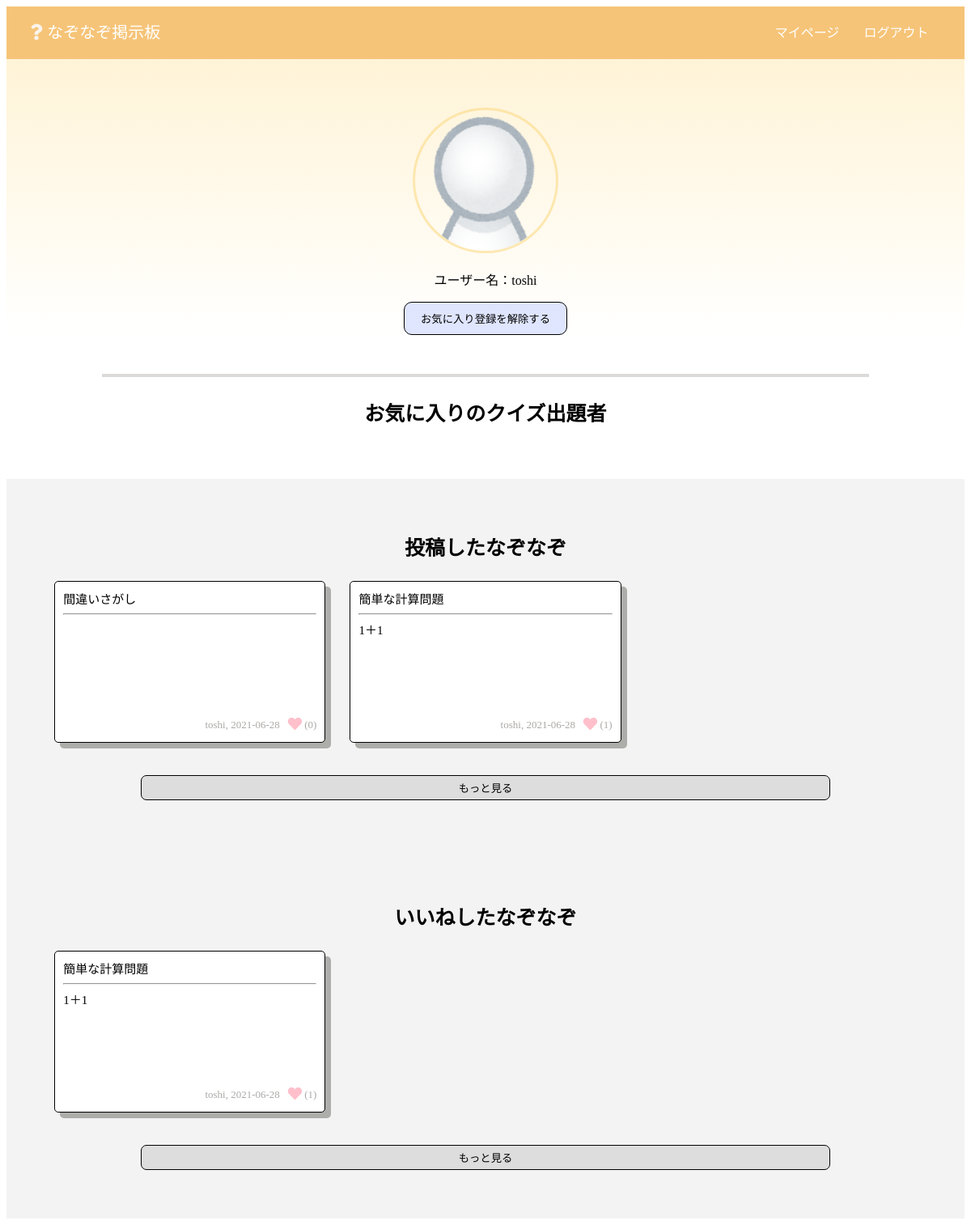
Page /accounts/user_detail/1 (signed in) on the committed database.
### accounts/models.py (models this page shows)
class Users(AbstractBaseUser, PermissionsMixin):
    username = models.CharField(max_length=100)
    loginid = models.CharField(max_length=30, unique=True)
    profile_image = models.FileField(upload_to='profile_image/', null=True, blank=True)
    is_active = models.BooleanField(default=False)
    is_staff = models.BooleanField(default=False)
    create_at = models.DateTimeField(default=timezone.now)
    update_at = models.DateTimeField(default=timezone.now)
    USERNAME_FIELD = 'loginid'
    REQUIRED_FIELDS = ['username']
    objects = UserManager()

### quizpost/models.py (models this page shows)
class QuizPost(models.Model):
    title = models.CharField(max_length=50)
    problem = models.TextField()
    hint = models.CharField(max_length=1000, null=True, blank=True)
    answer = models.TextField()
    create_at = models.DateTimeField(default=timezone.now)
    user = models.ForeignKey(
        User, on_delete=models.SET_NULL,
        null=True,
        blank=True
    )
    class Meta:
        db_table = 'quiz_post'

class QuizList(models.Model):
    quiz_post = models.ForeignKey(
        QuizPost, on_delete=models.CASCADE
    )
    user = models.ForeignKey(
        User, on_delete=models.SET_NULL,
        blank=True,
        null=True
    )
    class Meta:
        db_table = 'quiz_list'

### accounts/views.py (the view)
# urls.py: path('user_detail/<int:pk>', UserDetailView.as_view(), name='user_detail'),
class UserDetailView(LoginRequiredMixin, DetailView):
    model = User
    template_name = 'accounts/user_detail.html'
    def get_context_data(self, **kwargs):
        context = super().get_context_data(**kwargs)
        quiz_list = QuizPost.objects.filter(user_id=self.kwargs['pk']).order_by('-id')[:6]
        context['quiz_list'] = quiz_list
        liked_quiz_list = QuizList.objects.filter(user_id=self.kwargs['pk']).order_by('-quiz_post')[:6]
        context['liked_quiz_list'] = liked_quiz_list
        myquiz_offset = 1
        likequiz_offset = 1
        context['myquiz_offset'] = myquiz_offset
        context['likequiz_offset'] = likequiz_offset
        loginuser_favorite = UserConnect.objects.filter(
                 from_user_id = self.request.user.id,
                 to_user_id = self.kwargs['pk']
                 )
        if loginuser_favorite:
            context['loginuser_favorite'] = True
        favorite_users =  UserConnect.objects.filter(
                 from_user_id = self.kwargs['pk']
                 ).all()
        context['favorite_users'] = favorite_users
        my_quiz_problems = []
        liked_quiz_problems = []
        for quiz in quiz_list:
            quiz_problem = re.sub("\<.*?\>", "", quiz.problem)
            my_quiz_problems.append(quiz_problem)
        for quiz in liked_quiz_list:
            quiz_problem = re.sub("\<.*?\>", "", quiz.quiz_post.problem)
            liked_quiz_problems.append(quiz_problem)
        context['my_quiz_problems'] = my_quiz_problems
        context['liked_quiz_problems'] = liked_quiz_problems
        return context

### accounts/templatetags/accounts_templatetag.py (called while the page is built)
@register.simple_tag
def quiz_problem_text(quiz_problems, index):
    try:
        result = quiz_problems[int(index)]
        return result
    except:
        return ""

### templates/accounts/user_detail.html (shortened to what this page needs)
{% extends 'base.html' %}
{% block content %}
{% load accounts_templatetag %}
{% load static %}
<link rel="stylesheet" type="text/css" href="{% static 'css/user_detail.css' %}">
<div class="mypage-topwrapper">
    <div class="mypage-basic-info">
        {% if object.profile_image %}
            <img class="profile-image" src="{{ object.profile_image.url }}">
        {% else %}
            <img class="profile-image" src="{% static 'images/profile.png' %}">
        {% endif %}
        <p>ユーザー名：{{ object.username }}</p>
        {% if object.id == user.id %}
            <p><a href="{% url 'accounts:user_edit' pk=user.id %}">ユーザー情報を編集</a></p>
        {% else %}
            <button type="button" id="favorite-user-btn" class="favorite-user-btn">
                {% if loginuser_favorite %}
                    お気に入り登録を解除する
                {% else %}
                    お気に入りの出題者登録する
                {% endif %}
            </button>
        {% endif %}
    </div>
    <div class="favorite-users-wrapper">
        <hr class="favorite-user-border">
        <h3>お気に入りのクイズ出題者</h3>
    </div>
    <div class="mypage-mypost">
        <h3>投稿したなぞなぞ</h3>
        <div class="mypost-quizlist">
            {% for quiz in quiz_list %}
            {% quiz_problem_text my_quiz_problems forloop.counter0 as quiz_problem %}
            <div class="quiz-item">
                {{ quiz.title | truncatechars:25 }}<hr>
                {{ quiz_problem | truncatechars:30 }}
                <a href="{% url 'quizpost:quiz_detail' pk=quiz.id %}"></a>
                <p class="quiz-create-info">
                    {{ quiz.user.username }}, {{ quiz.create_at | date:"Y-m-j" }}&nbsp;&nbsp;
                    <i class="fas fa-lg fa-heart"></i>&nbsp;({{ quiz.quizlist_set.count }})
                </p>
            </div>
            {% endfor %}
        </div>
        <div id="load-quiz" class="load-quiz">
            <button type="button" name="{{ myquiz_offset }}" id="load-myquiz-btn" class="load-myquiz-btn">もっと見る</button>
        </div>
    </div>
    <div class="mypage-likepost">
        <h3>いいねしたなぞなぞ</h3>
        <div class="likepost-quizlist">
            {% for liked_quiz in liked_quiz_list %}
            {% quiz_problem_text liked_quiz_problems forloop.counter0 as quiz_problem %}
            <div class="quiz-item">
                {{ liked_quiz.quiz_post.title | truncatechars:25 }}<hr>
                {{ quiz_problem | truncatechars:30 }}
                <a href="{% url 'quizpost:quiz_detail' pk=liked_quiz.quiz_post.id %}"></a>
                <p class="quiz-create-info">
                    {{ liked_quiz.user.username }}, {{ liked_quiz.quiz_post.create_at | date:"Y-m-j" }}&nbsp;&nbsp;
                    <i class="fas fa-lg fa-heart"></i>&nbsp;({{ liked_quiz.quiz_post.quizlist_set.count }})
                </p>
            </div>
            {% endfor %}
        </div>
        <div id="load-quiz" class="load-quiz">
            <button type="button" name="{{ likequiz_offset }}" id="load-likequiz-btn" class="load-likequiz-btn">もっと見る</button>
        </div>
    </div>
</div>
{% endblock %}

### templates/base.html (shortened to what this page needs)
<!DOCTYPE html>
<html lang="en">
<head>
    <link rel="stylesheet" href="https://use.fontawesome.com/releases/v5.15.3/css/all.css">
</head>
<body>
    {% load static %}
    <link rel="stylesheet" href="{% static 'css/base.css' %}">
    <header>
        <div class="header-container">
            <div class="header-left">
                <i class="fas fa-question"></i>
                <a href="{% url 'quizpost:home' %}">なぞなぞ掲示板</a>
            </div>
            <div class="header-right">
                <ul>
                    {% if user.is_authenticated %}
                        <li><a href="{% url 'accounts:user_detail' pk=user.id %}">マイページ</a></li>
                        <li><a href="{% url 'accounts:user_logout' %}">ログアウト</a></li>
                    {% else %}
                        <li><a href="{% url 'accounts:user_login' %}">ログイン</a></li>
                        <li><a href="{% url 'accounts:user_regist' %}">ユーザー登録</a></li>
                    {% endif %}
                </ul>
            </div>
        </div>
    </header>
    {% block content %}
    {% endblock %}
</body>
</html>

### static/css/base.css (style rules this page uses)
* { box-sizing: border-box; }
header { height: 65px; width: 100%; background-color: rgba(242, 171, 63, 0.7); font-family:'Gill Sans', 'Gill Sans MT', Calibri, 'Trebuchet MS', sans-serif; color: rgba(250, 250, 250, 0.9); }
.header-container { width: 95%; margin: 0 auto; }
.header-left { float: left; line-height: 65px; font-size: 20px; }
.header-left a { color: white; text-decoration: none; }
.header-right { float: right; line-height: 65px; }
.header-right ul { margin: 0px; }
.header-right li { list-style: none; float:left; padding: 0 15px; }
.header-right a { color: white; display: block; text-decoration: none; }

### static/css/user_detail.css (style rules this page uses)
.mypage-basic-info { width: 100%; background-image: linear-gradient(rgba(255, 217, 122, 0.3), white); margin: 0 auto; text-align: center; padding-top: 60px; }
.profile-image { width: 180px; height: 180px; border-radius: 50%; border: 3px solid rgba(252,214,116,0.5); }
.mypage-mypost, .mypage-likepost { width: 100%; background-color: rgba(194, 193, 192, 0.2); padding: 40px 5%; }
h3 { text-align: center; font-size: 25px; }
.mypost-quizlist, .likepost-quizlist { display: grid; grid-template-columns: 1fr 1fr 1fr; gap: 30px; }
.quiz-item { position: relative; background: white; color: black; padding: 10px; border: 1px solid black; border-radius: 5px; box-shadow: 7px 7px #adadaa; height: 200px; font-size: 15px; }
.quiz-item a { position: absolute; top: 0; left: 0; width: 100%; height: 100%; }
.load-quiz { text-align: center; }
.load-myquiz-btn, .load-likequiz-btn { width: 80%; margin-top: 40px; margin-bottom: 20px; padding-top: 5px; padding-bottom: 5px; background-color: rgba(201, 200, 199, 0.5); border: 1px solid black; border-radius: 7px; }
.favorite-user-btn { padding: 10px 20px; background-color: rgba(191, 205, 255, 0.5); border: 1px solid black; border-radius: 10px; }
.fa-heart { color: pink; }
.quiz-create-info { position: absolute; right: 10px; bottom: 0; font-size: 13px; color: #aba9a7; }
.favorite-users-wrapper { background-color: white; padding: 40px 0; }
.favorite-user-border { width: 80%; border: 2px solid rgba(166, 164, 161, 0.4); }

### rows in the picture
Users: username "toshi"
QuizPost: title "間違いさがし", user.username "toshi", create_at "2021-06-28", quizlist_set.count "0"
QuizPost: title "簡単な計算問題", problem "1＋1", user.username "toshi", create_at "2021-06-28", quizlist_set.count "1"
QuizList: quiz_post "簡単な計算問題", quiz_problem "1＋1", user.username "toshi", quiz_post.create_at "2021-06-28", quiz_post.quizlist_set.count "1"
